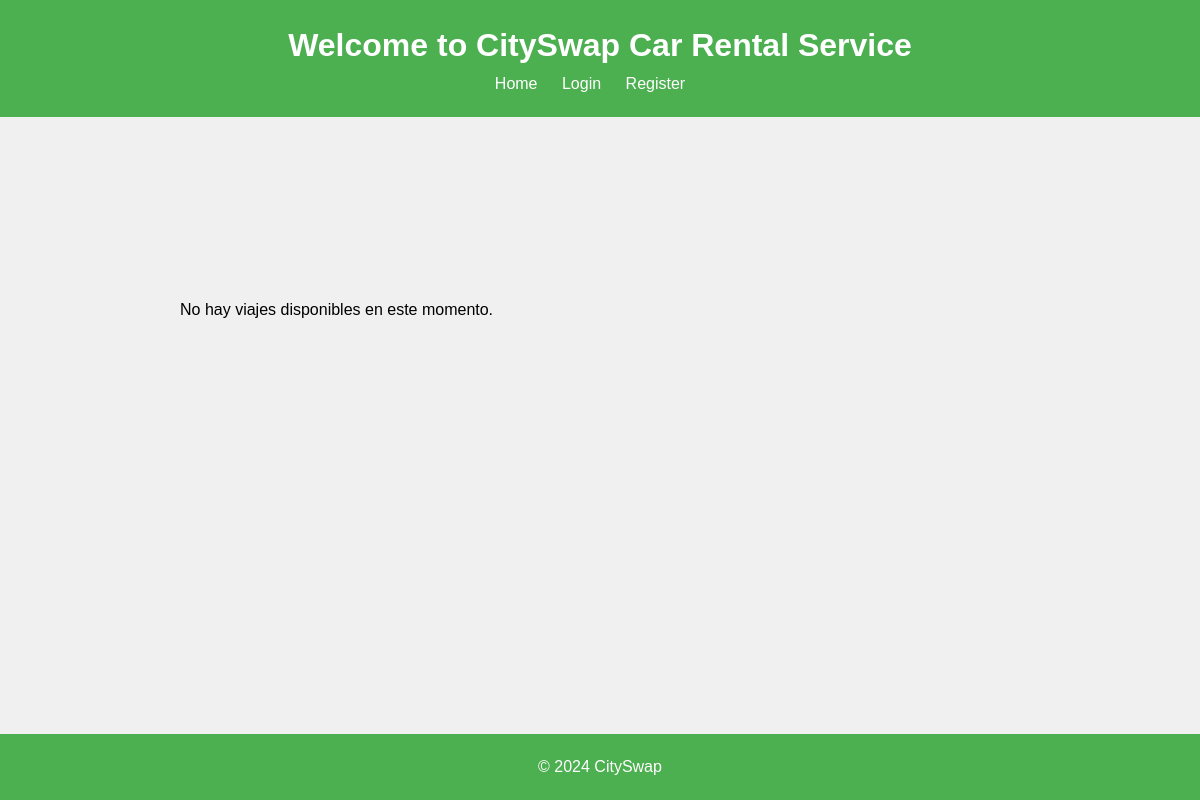
Page /viajes.php on the earlier database version.
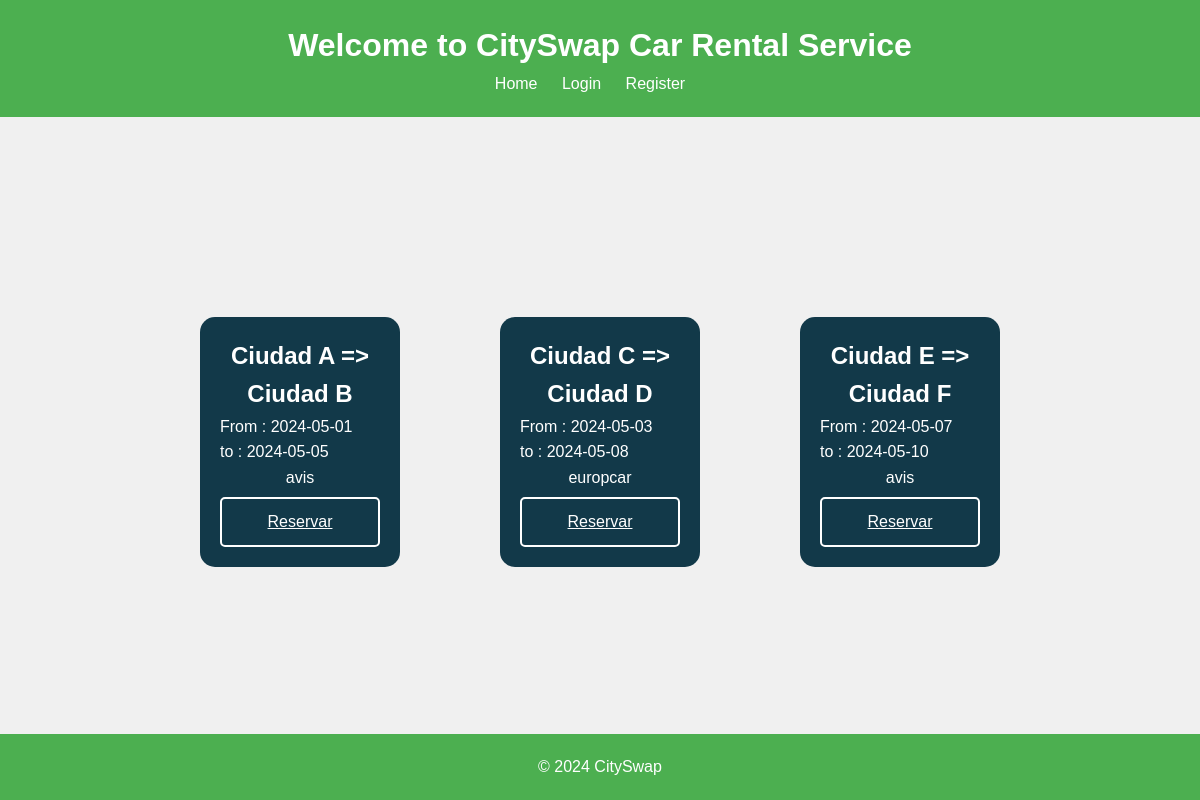
Same page on the later database version.
### tables this page shows
CREATE TABLE IF NOT EXISTS Viaje (
    id_viaje INT AUTO_INCREMENT PRIMARY KEY,
    id_empresa INT,
    ciudad_origen VARCHAR(100),
    ciudad_destino VARCHAR(100),
    fecha_inicio DATE NOT NULL,
    fecha_final DATE NOT NULL,
    FOREIGN KEY (id_empresa) REFERENCES Empresa(id_empresa)
);

create table if not exists Empresa (
    id_empresa INT AUTO_INCREMENT PRIMARY KEY,
    nombre_empresa varchar(100),
    email varchar(100),
    contrasena varchar(255)
);

### includes/Viaje.php (called while the page is built, shortened)
<?php
class Viaje {
    private $id;
    private $id_empresa;
    private $ciudad_origen;
    private $ciudad_destino;
    private $fecha_inicio;
    private $fecha_final;
    public function __construct($id_empresa, $ciudad_origen, $ciudad_destino, $fecha_inicio, $fecha_final, $id = null) {
        $this->id = $id;
        $this->id_empresa = $id_empresa;
        $this->ciudad_origen = $ciudad_origen;
        $this->ciudad_destino = $ciudad_destino;
        $this->fecha_inicio = $fecha_inicio;
        $this->fecha_final = $fecha_final;
    }
    static public function obtenerViajes() {
        $conn = Aplicacion::getInstance()->getConexionBd();
        $query = sprintf("SELECT * FROM Viaje");
        $rs = $conn->query($query);
        $result = false;
        if ($rs) {
            $result = [];
            while ($row = $rs->fetch_assoc()) {
                $viaje = new Viaje(
                    $row['id_empresa'],
                    $row['ciudad_origen'],
                    $row['ciudad_destino'],
                    $row['fecha_inicio'],
                    $row['fecha_final']);
                $result[] = $viaje;
            }
        } else {
            error_log("Error BD ({$conn->errno}): {$conn->error}");
            return false;
        }
        return $result;
    }
    public function getId(){
        return $this->id;
    }
    public function getId_empresa(){
        return $this->id_empresa;
    }
    public function getCiudad_origen(){
        return $this->ciudad_origen;
    }
    public function getCiudad_destino(){
        return $this->ciudad_destino;
    }
    public function getFecha_inicio(){
        return $this->fecha_inicio;
    }
    public function getFecha_final(){
        return $this->fecha_final;
    }
}

### includes/Empresa.php (called while the page is built, shortened)
<?php
class Empresa {
    public static function getEmpresa($id){
        $conn = Aplicacion::getInstance()->getConexionBd();
        $query = sprintf("SELECT * FROM Empresa WHERE id_empresa = %d", $id);
        $res = $conn->query($query);
        return $res;
    }
}

### viajes.php (the view, shortened to what this page needs)
<?php
function toBox($id_viaje, $id_empresa, $ciudad_origen, $ciudad_destino, $fecha_inicio, $fecha_final) {
    $empr = es\ucm\fdi\aw\Empresa::getEmpresa($id_empresa);
    $emp = $empr->fetch_assoc();
    $empresa = $emp['nombre_empresa'];
    $contenido = "<div class='box-viaje'>";
    $contenido .= "<h2 class='trayecto'>$ciudad_origen => $ciudad_destino</h2>";
    $contenido .= "<div class='fecha'>From : $fecha_inicio <br> to : $fecha_final</div>";
    $contenido .= "<p class='empresa'>$empresa</p>";
    $contenido .= "<a href='reserva.php?id_viaje={$id_viaje}' class='button-viaje'>Reservar</a>";
    $contenido .= "</div>";
    return $contenido;
}
$contenidoPrincipal = "<div id='contenedor-viajes'>";
$viajes = es\ucm\fdi\aw\Viaje::obtenerViajes();
if ($viajes) {
    foreach($viajes as $viaje) {
        $contenidoPrincipal .= toBox($viaje->getId(),
                                    $viaje->getId_empresa(),
                                    $viaje->getCiudad_origen(),
                                    $viaje->getCiudad_destino(),
                                    $viaje->getFecha_inicio(),
                                    $viaje->getFecha_final());
    }
} else {
    $contenidoPrincipal .= '<p>No hay viajes disponibles en este momento.</p>';
}
$contenidoPrincipal .= '</div>';
require __DIR__.'/includes/vistas/plantilla.php';
?>

### includes/vistas/plantilla.php (shortened to what this page needs)
<!DOCTYPE html>
<html lang='es'>
<head>
	<link rel="stylesheet" href="styles.css">
</head>
<body>
    <?php
        require "includes/vistas/topbar.php";
    ?>
    <div id="contenedor">
        <main>
            <article>
                <?= $contenidoPrincipal ?>
            </article>
        </main>
    </div>
    <?php
        require "includes/vistas/footer.php";
    ?>
</body>
</html>

### includes/vistas/topbar.php (shortened to what this page needs)
<header>
    <?php
    $nombreUsuario = isset($_SESSION['nombre']) ? $_SESSION['nombre'] : null;
    if ($nombreUsuario && isset($_SESSION['empresa'])): ?>
        <div class="topbar-logged-in">
            <h1>Logo</h1>
            <nav>
                <ul>
                    <li><a href="index.php">Inicio</a></li>
                    <li><a href="anadirViaje.php">Anadir Viaje</a></li>
                    <li><a href="reservados.php">Mis viajes</a></li>
                    <li><a href="logout.php">Logout</a></li>
                </ul>
            </nav>
            <div class="usuario-info">
                <span>Bienvenido <?php echo htmlspecialchars($nombreUsuario); ?></span>
            </div>
        </div>
    <?php else: ?>
        <div class="topbar-logged-out">
            <h1>Welcome to CitySwap Car Rental Service</h1>
            <nav>
                <ul>
                    <li><a href="index.php">Home</a></li>
                    <li><a href="login.php">Login</a></li>
                    <li><a href="registro.php">Register</a></li>
                </ul>
            </nav>
        </div>
    <?php endif; ?>
</header>

### includes/vistas/footer.php
<footer>
    <p>&copy; 2024 CitySwap</p>
</footer>

### styles.css (style rules this page uses)
* { margin: 0; padding: 0; box-sizing: border-box; }
body { font-family: Arial, sans-serif; line-height: 1.6; background-color: #f0f0f0; }
header { background-color: #4CAF50; color: #fff; padding: 20px; text-align: center; }
nav ul { list-style: none; }
nav ul li { display: inline; margin-right: 20px; }
nav ul li a { color: #fff; text-decoration: none; }
footer { background-color: #4CAF50; color: #fff; text-align: center; padding: 20px; position: fixed; bottom: 0; width: 100%; }
#contenedor-viajes { display: flex; flex-direction: row; flex-wrap: nowrap; justify-content: space-between; align-items: center; overflow-x: auto; margin: 15% 15% 0% 15%; }
.box-viaje { background-color: #123949; color: white; width: 200px; height: 250px; padding: 20px; margin: 20px; border-radius: 15px; flex: 0 0 auto; text-align: center; display: flex; flex-direction: column; justify-content: space-between; }
.trayecto { font-size: 1.5rem; }
.fecha { text-align: left; }
.empresa { font-size: 1rem; text-align: center; }
.button-viaje { color: white; margin-top: auto; display: inline-block; padding: 10px; border: 2px solid white; border-radius: 5px; transition: all 0.3s ease; }

Differences in the rows shown:
added viaje: ciudad_origen "Ciudad A", ciudad_destino "Ciudad B", fecha_inicio "2024-05-01", fecha_final "2024-05-05", id_empresa.nombre_empresa "avis"
added viaje: ciudad_origen "Ciudad C", ciudad_destino "Ciudad D", fecha_inicio "2024-05-03", fecha_final "2024-05-08", id_empresa.nombre_empresa "europcar"
added viaje: ciudad_origen "Ciudad E", ciudad_destino "Ciudad F", fecha_inicio "2024-05-07", fecha_final "2024-05-10", id_empresa.nombre_empresa "avis"
Other differences:
text no longer shown: "No hay viajes disponibles en este momento."
